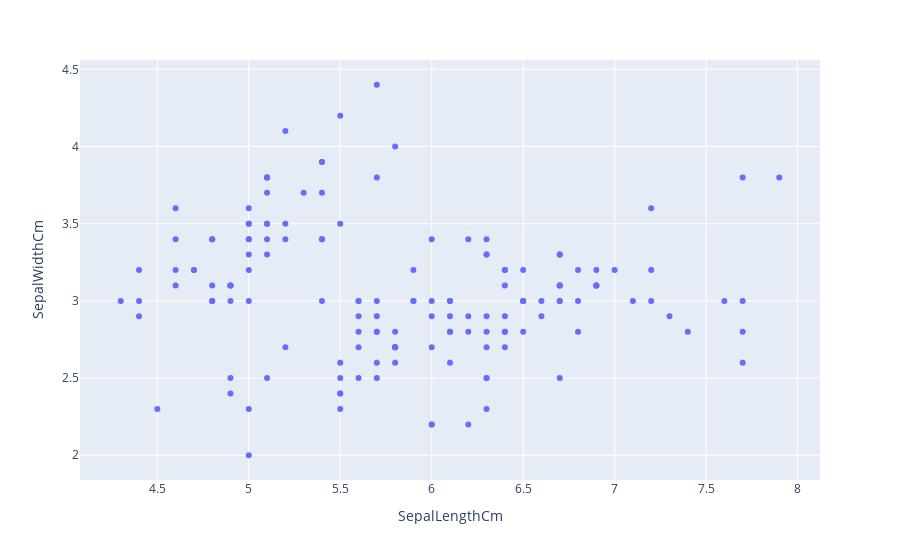

Notebook code for this chart:
### Code cell
px.scatter(iris, x="SepalLengthCm", y="SepalWidthCm")

### Figure 1 — Plotly figure (JSON) as saved in the notebook; plotly's stock layout.template omitted (floating-point values rounded to 4 significant figures; data arrays with more than 128 entries replaced by an {"elided": "..."} marker saying what was removed)
{"data": [{"hovertemplate": "SepalLengthCm=%{x}<br>SepalWidthCm=%{y}<extra></extra>", "legendgroup": "", "marker": {"color": "#636efa", "symbol": "circle"}, "mode": "markers", "name": "", "orientation": "v", "showlegend": false, "type": "scatter", "x": {"elided": "150 float values"}, "xaxis": "x", "y": {"elided": "150 float values"}, "yaxis": "y"}], "layout": {"legend": {"tracegroupgap": 0}, "margin": {"t": 60}, "xaxis": {"anchor": "y", "domain": [0, 1], "title": {"text": "SepalLengthCm"}}, "yaxis": {"anchor": "x", "domain": [0, 1], "title": {"text": "SepalWidthCm"}}}}
